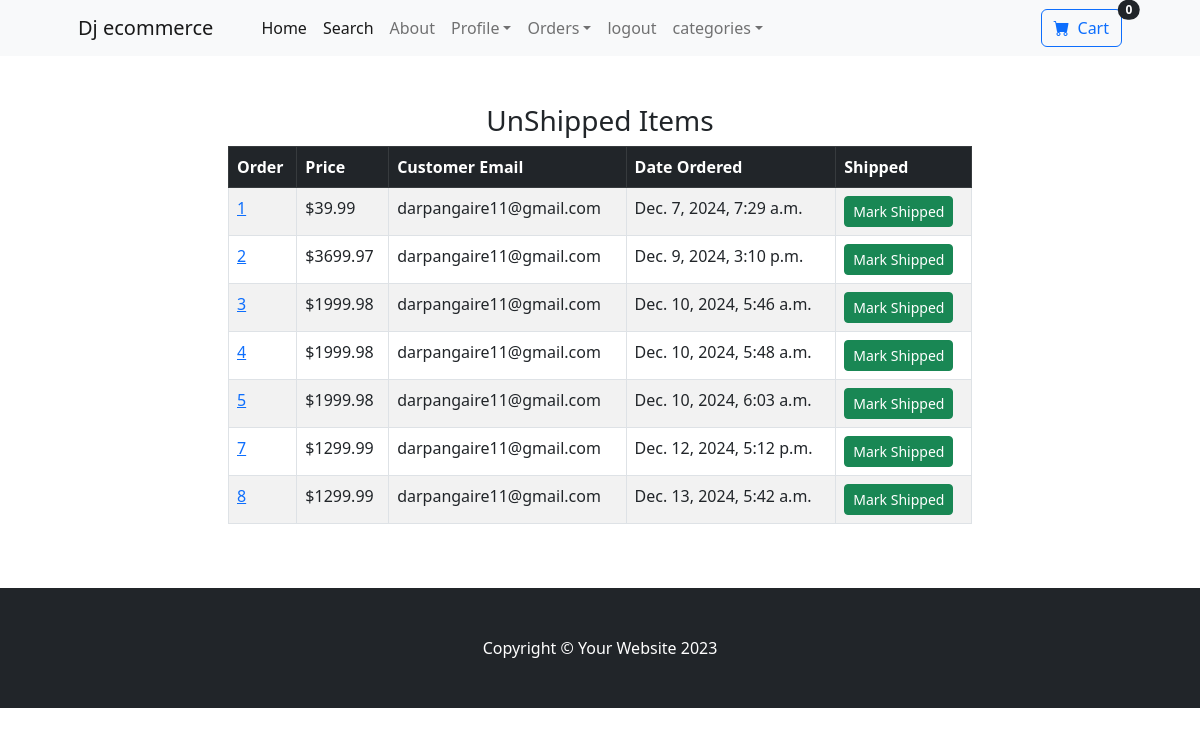
Page /payment/not_shipped_dash/ (signed in) on the committed database.
### payment/models.py (models this page shows, shortened)
class Order(models.Model):
  user = models.ForeignKey(User,on_delete=models.CASCADE,null=True,blank=True)
  full_name = models.CharField(max_length=250)
  email = models.EmailField(max_length=250)
  shipping_address = models.TextField(max_length=15000)
  amount_paid = models.DecimalField(max_digits=7,decimal_places=2)
  date_ordered = models.DateTimeField(auto_now_add=True)
  shipped = models.BooleanField(default=False)
  date_shipped = models.DateTimeField(blank=True,null=True)

### payment/views.py (the view, shortened to what this page needs)
# urls.py: path('not_shipped_dash/',views.not_shipped_dash,name='not_shipped_dash'),
def not_shipped_dash(request):
  if request.user.is_authenticated and request.user.is_superuser:
    orders = Order.objects.filter(shipped=False)
    return render(request,"payment/not_shipped_dash.html",{"orders":orders})
  else:
    messages.success(request,"Access Denied!")
    return redirect('home')

### cart/cart.py (called while the page is built)
    def __len__(self):
        return sum(self.cart.values())

### cart/context_processors.py (called while the page is built)
def cart(request):
  return {'cart':Cart(request)}

### payment/templates/payment/not_shipped_dash.html (shortened to what this page needs)
{% extends 'base.html' %}
{% block content %}
      <div class="container">
        <div class="row">
          <center>
            <div class="col-8">
              <br><br>
                <h3>UnShipped Items</h3>
                <table class="table table-striped table-hover table-bordered">
                  <thead class="table-dark">
                    <tr>
                      <th scope="col">Order</th>
                      <th scope="col">Price</th>
                      <th scope="col">Customer Email</th>
                      <th scope="col">Date Ordered</th>
                      <th scope="col">Shipped</th>
                    </tr>
                  </thead>
                  <tbody>
                    {% for item in orders%}
                      <tr>
                        <td><a href="{% url 'orders' item.id %}">{{item.id}}</a></td>
                        <td>${{item.amount_paid}}</td>
                        <td>{{item.email}}</td>
                        <td>{{item.date_ordered}}</td>
                        <td>
                          <form action="" method="post">
                            <button type="submit" class="btn btn-success btn-sm">Mark Shipped</button>
                          </form>
                        </td>
                      </tr>
                    {% endfor %}
                  </tbody>
                </table>
              <br><br>
            </div>
          </center>
        </div>
      </div>
{% endblock content %}

### rows in the picture
Order: id "1", amount_paid "39.99", email "darpangaire11@gmail.com", date_ordered "Dec. 7, 2024, 7:29 a.m."
Order: id "2", amount_paid "3699.97", email "darpangaire11@gmail.com", date_ordered "Dec. 9, 2024, 3:10 p.m."
Order: id "3", amount_paid "1999.98", email "darpangaire11@gmail.com", date_ordered "Dec. 10, 2024, 5:46 a.m."
Order: id "4", amount_paid "1999.98", email "darpangaire11@gmail.com", date_ordered "Dec. 10, 2024, 5:48 a.m."
Order: id "5", amount_paid "1999.98", email "darpangaire11@gmail.com", date_ordered "Dec. 10, 2024, 6:03 a.m."
Order: id "7", amount_paid "1299.99", email "darpangaire11@gmail.com", date_ordered "Dec. 12, 2024, 5:12 p.m."
Order: id "8", amount_paid "1299.99", email "darpangaire11@gmail.com", date_ordered "Dec. 13, 2024, 5:42 a.m."

### other values in the picture
{{ cart|length }} "0"
